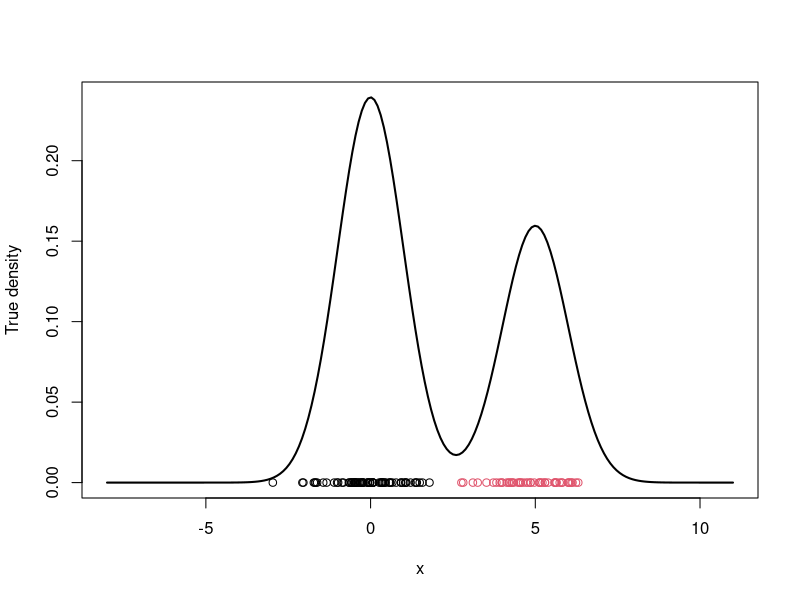
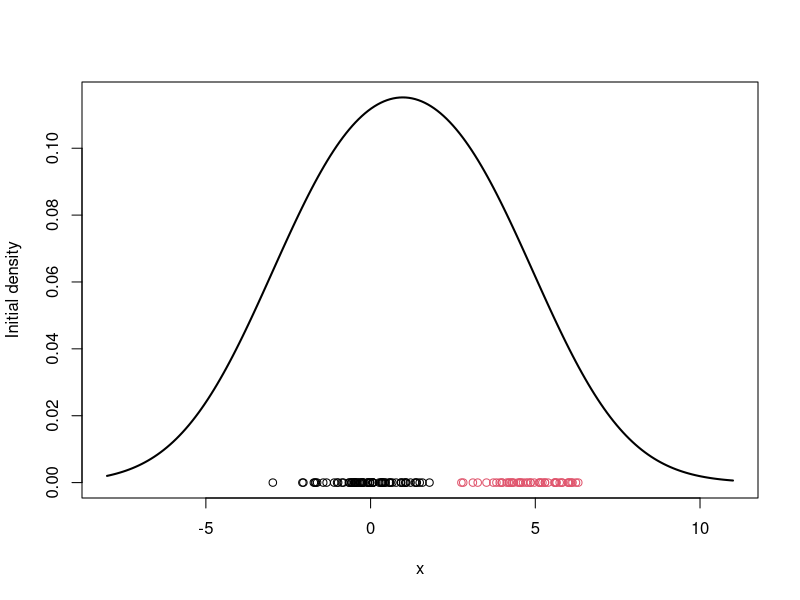
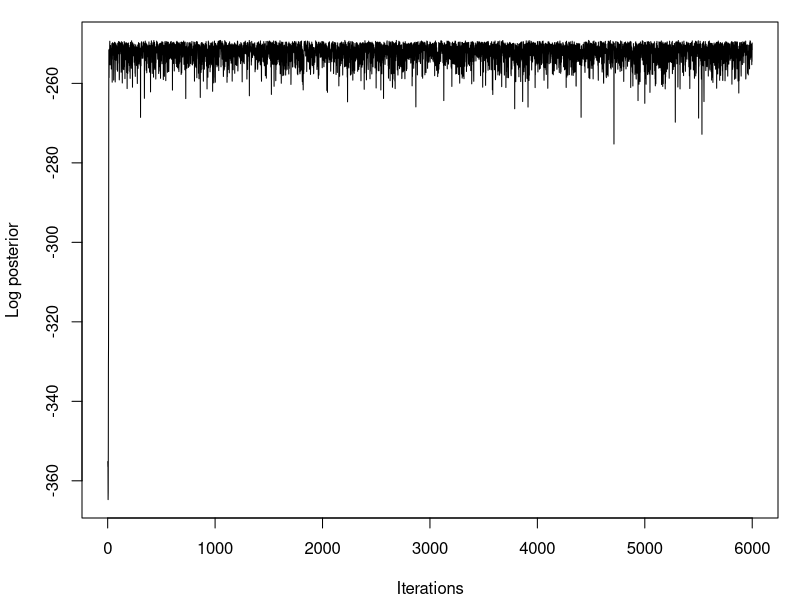
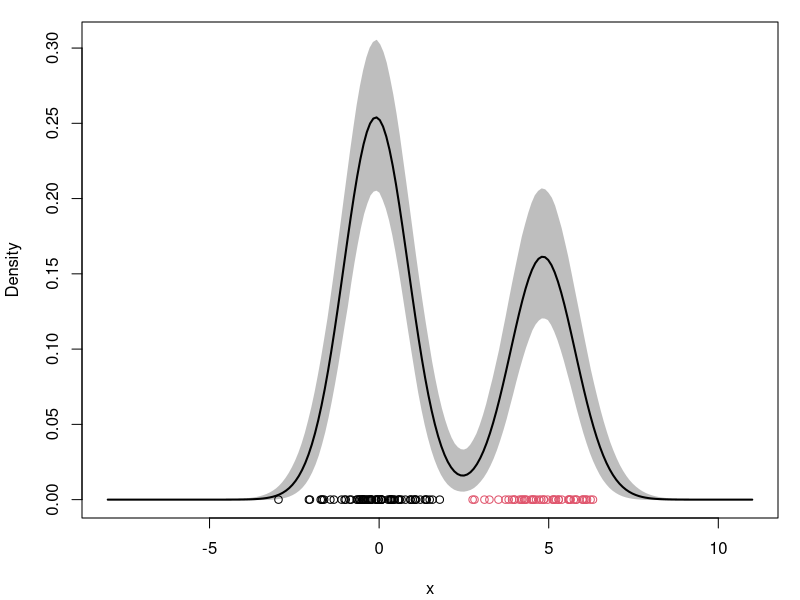

Generate these figures, in order, with R:
#### Example of an MCMC algorithm for fitting a location mixture of 2 Gaussian components
#### The algorithm is tested using simulated data

## Clear the environment and load required libraries
rm(list=ls())
library(MCMCpack)
set.seed(81196)  # So that results are reproducible

## Generate data from a mixture with 2 components
KK         = 2
w.true     = 0.6  # True weights associated with the components
mu.true    = rep(0, KK)
mu.true[1] = 0   # True mean for the first component
mu.true[2] = 5   # True mean for the second component
sigma.true = 1   # True standard deviation of all components
n          = 120         # Number of observations to be generated
cc.true = sample(1:KK, n, replace=T, prob=c(w.true,1-w.true))
x  = rep(0, n)
for(i in 1:n){
  x[i] = rnorm(1, mu.true[cc.true[i]], sigma.true)
}

# Plot the true density
par(mfrow=c(1,1))
xx.true = seq(-8,11,length=200)
yy.true = w.true*dnorm(xx.true, mu.true[1], sigma.true) + 
  (1-w.true)*dnorm(xx.true, mu.true[2], sigma.true) 
plot(xx.true, yy.true, type="l", xlab="x", ylab="True density", lwd=2)
points(x, rep(0,n), col=cc.true)

## Initialize the parameters
w     = 1/2                         #Assign equal weight to each component to start with
mu    = rnorm(KK, mean(x), sd(x))   #Random cluster centers randomly spread over the support of the data
sigma = sd(x)                       #Initial standard deviation

# Plot the initial guess for the density
xx = seq(-8,11,length=200)
yy = w*dnorm(xx, mu[1], sigma) + (1-w)*dnorm(xx, mu[2], sigma)
plot(xx, yy, type="l", ylim=c(0, max(yy)), xlab="x", 
     ylab="Initial density", lwd=2)
points(x, rep(0,n), col=cc.true)

## The actual MCMC algorithm starts here
# Priors
aa  = rep(1,KK)  # Uniform prior on w
eta = 0          # Mean 0 for the prior on mu_k
tau = 5          # Standard deviation 5 on the prior for mu_l
dd  = 2
qq  = 1

# Number of iterations of the sampler
rrr   = 6000
burn  = 1000


# Storing the samples
cc.out    = array(0, dim=c(rrr, n))
w.out     = rep(0, rrr)
mu.out    = array(0, dim=c(rrr, KK))
sigma.out = rep(0, rrr)
logpost   = rep(0, rrr)

# MCMC iterations
for(s in 1:rrr){
  # Sample the indicators
  cc = rep(0,n)
  for(i in 1:n){
    v = rep(0,KK)
    v[1] = log(w) + dnorm(x[i], mu[1], sigma, log=TRUE)  #Compute the log of the weights
    v[2] = log(1-w) + dnorm(x[i], mu[2], sigma, log=TRUE)  #Compute the log of the weights
    v = exp(v - max(v))/sum(exp(v - max(v)))
    cc[i] = sample(1:KK, 1, replace=TRUE, prob=v)
  }
  
  # Sample the weights
  w = rbeta(1, aa[1] + sum(cc==1), aa[2] + sum(cc==2))
  
  # Sample the means
  for(k in 1:KK){
    nk    = sum(cc==k)
    xsumk = sum(x[cc==k])
    tau2.hat = 1/(nk/sigma^2 + 1/tau^2)
    mu.hat  = tau2.hat*(xsumk/sigma^2 + eta/tau^2)
    mu[k]   = rnorm(1, mu.hat, sqrt(tau2.hat))
  }
  
  # Sample the variances
  dd.star = dd + n/2
  qq.star = qq + sum((x - mu[cc])^2)/2
  sigma = sqrt(rinvgamma(1, dd.star, qq.star))
  
  # Store samples
  cc.out[s,]   = cc
  w.out[s]     = w
  mu.out[s,]   = mu
  sigma.out[s] = sigma
  for(i in 1:n){
    if(cc[i]==1){
      logpost[s] = logpost[s] + log(w) + dnorm(x[i], mu[1], sigma, log=TRUE)
    }else{
      logpost[s] = logpost[s] + log(1-w) + dnorm(x[i], mu[2], sigma, log=TRUE)
    }
  }
  logpost[s] = logpost[s] + dbeta(w, aa[1], aa[2],log = T)
  for(k in 1:KK){
    logpost[s] = logpost[s] + dnorm(mu[k], eta, tau, log = T)
  }
  logpost[s] = logpost[s] + log(dinvgamma(sigma^2, dd, 1/qq))
  if(s/500==floor(s/500)){
    print(paste("s =",s))
  }
}

## Plot the logposterior distribution for various samples
par(mfrow=c(1,1))
par(mar=c(4,4,1,1)+0.1)
plot(logpost, type="l", xlab="Iterations", ylab="Log posterior")

xx = seq(-8,11,length=200)
density.posterior = array(0, dim=c(rrr-burn,length(xx)))
for(s in 1:(rrr-burn)){
  density.posterior[s,] = density.posterior[s,] + w.out[s+burn]*dnorm(xx,mu.out[s+burn,1],sigma.out[s+burn]) +
    (1-w.out[s+burn])*dnorm(xx,mu.out[s+burn,2],sigma.out[s+burn])
}
density.posterior.m = apply(density.posterior , 2, mean)
density.posterior.lq = apply(density.posterior, 2, quantile, 0.025)
density.posterior.uq = apply(density.posterior, 2, quantile, 0.975)
par(mfrow=c(1,1))
par(mar=c(4,4,1,1)+0.1)
plot(xx, density.posterior.m, type="n",ylim=c(0,max(density.posterior.uq)), xlab="x", ylab="Density")
polygon(c(xx,rev(xx)), c(density.posterior.lq, rev(density.posterior.uq)), col="grey", border="grey")
lines(xx, density.posterior.m, lwd=2)
points(x, rep(0,n), col=cc.true)
